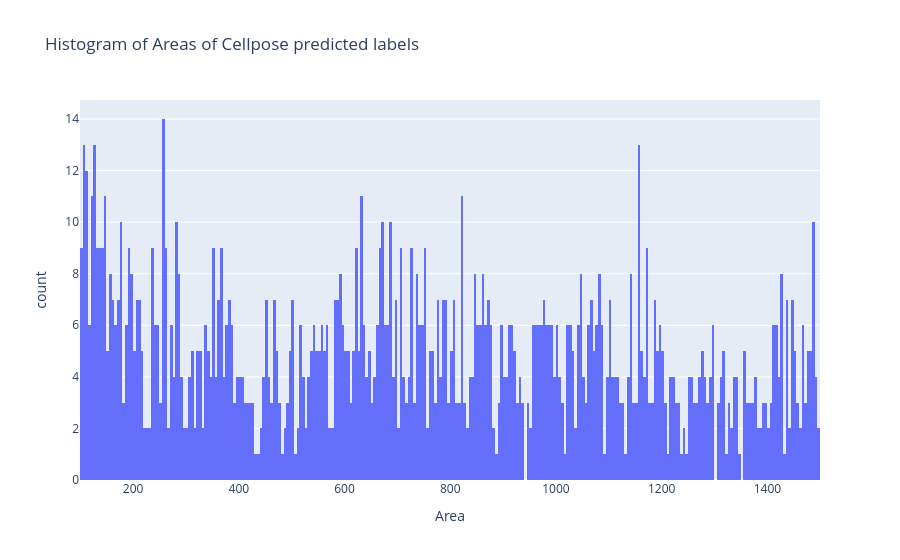

Write notebook code for a chart like this one.
### Code cell
# Explore nuclei predicted labels by Cellpose to make an informed decision on the size-based exclusion of the predicted labels
props = regionprops_table(label_image=nuclei_labels, properties=["label", "equivalent_diameter_area", "area"])

df = pd.DataFrame(props)

df[df['label']==153]

# Create histogram
fig = px.histogram(df, x="area", nbins=300, labels={"area": "Area"}, title="Histogram of Areas of Cellpose predicted labels")

# Show plot
fig.show()

### Figure 1 — Plotly figure (JSON) as saved in the notebook; plotly's stock layout.template omitted (floating-point values rounded to 4 significant figures; data arrays with more than 128 entries replaced by an {"elided": "..."} marker saying what was removed)
{"data": [{"bingroup": "x", "hovertemplate": "Area=%{x}<br>count=%{y}<extra></extra>", "legendgroup": "", "marker": {"color": "#636efa", "pattern": {"shape": ""}}, "name": "", "nbinsx": 300, "orientation": "v", "showlegend": false, "type": "histogram", "x": {"elided": "1379 float values"}, "xaxis": "x", "yaxis": "y"}], "layout": {"barmode": "relative", "legend": {"tracegroupgap": 0}, "title": {"text": "Histogram of Areas of Cellpose predicted labels"}, "xaxis": {"anchor": "y", "domain": [0, 1], "title": {"text": "Area"}}, "yaxis": {"anchor": "x", "domain": [0, 1], "title": {"text": "count"}}}}
